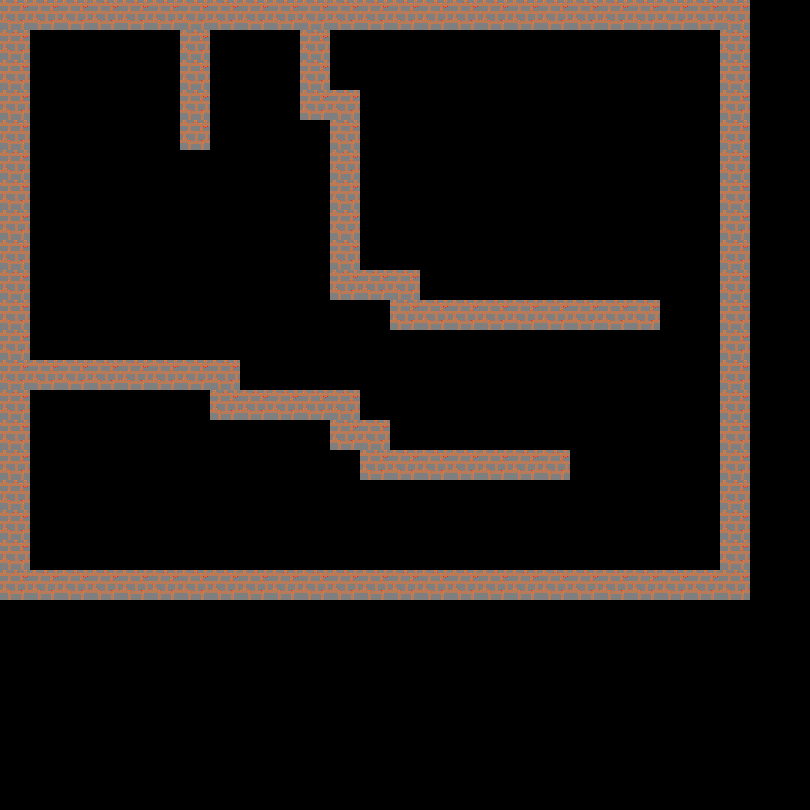

This is a level from a 2D game, rendered from its Tiled map with the project's own tilesets. A one-line summary and the map file follow, with tile-layer data summarised:
An orthogonal 27x27 tile map with 30x30 px tiles, 2 tile layers (Background, Objects), 3 tilesets.

<map version="1.0" orientation="orthogonal" renderorder="right-down" width="27" height="27" tilewidth="30" tileheight="30" nextobjectid="1">
 <tileset firstgid="1" name="TankerTiles" tilewidth="30" tileheight="30" tilecount="1" columns="1">
  <image source="Breakables.png" width="30" height="30" />
  <tile id="0">
   <properties>
    <property name="blocked" type="bool" value="true" />
   </properties>
  </tile>
 </tileset>
 <tileset firstgid="2" name="TankerTiles2" tilewidth="30" tileheight="30" tilecount="1" columns="1">
  <image source="Passable.png" width="30" height="30" />
 </tileset>
 <tileset firstgid="3" name="TankerTiles3" tilewidth="30" tileheight="30" tilecount="1" columns="1">
  <properties>
   <property name="blocked" type="bool" value="true" />
  </properties>
  <image source="Unbreakable.png" width="30" height="30" />
 </tileset>
 <layer name="Background" width="27" height="27">
  <data>[729 cells, 500 non-empty, 1 distinct tile ids]</data>
 </layer>
 <layer name="Objects" width="27" height="27">
  <data>[729 cells, 132 non-empty, 1 distinct tile ids]</data>
 </layer>
</map>
